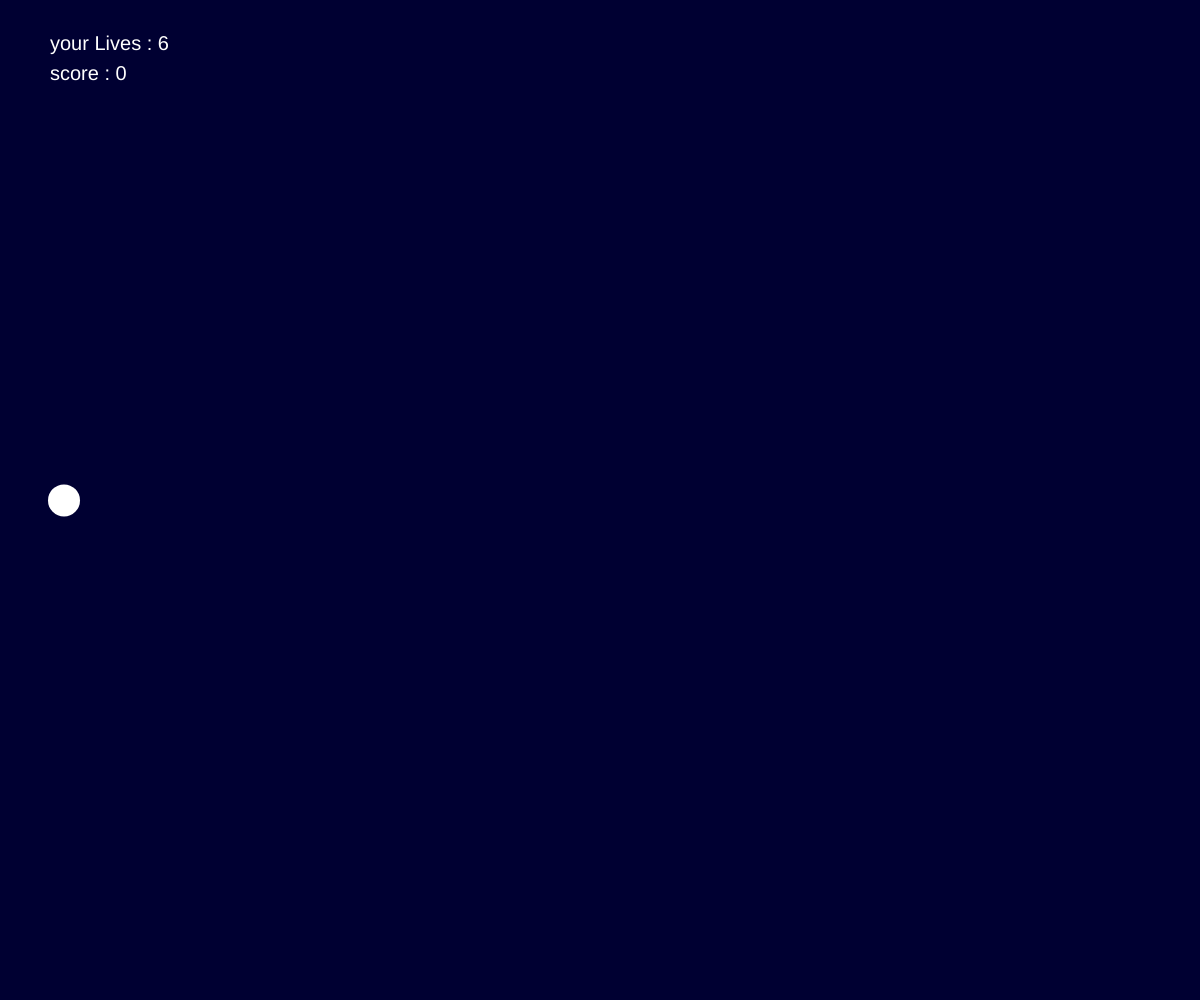
Frame 1 (no input)
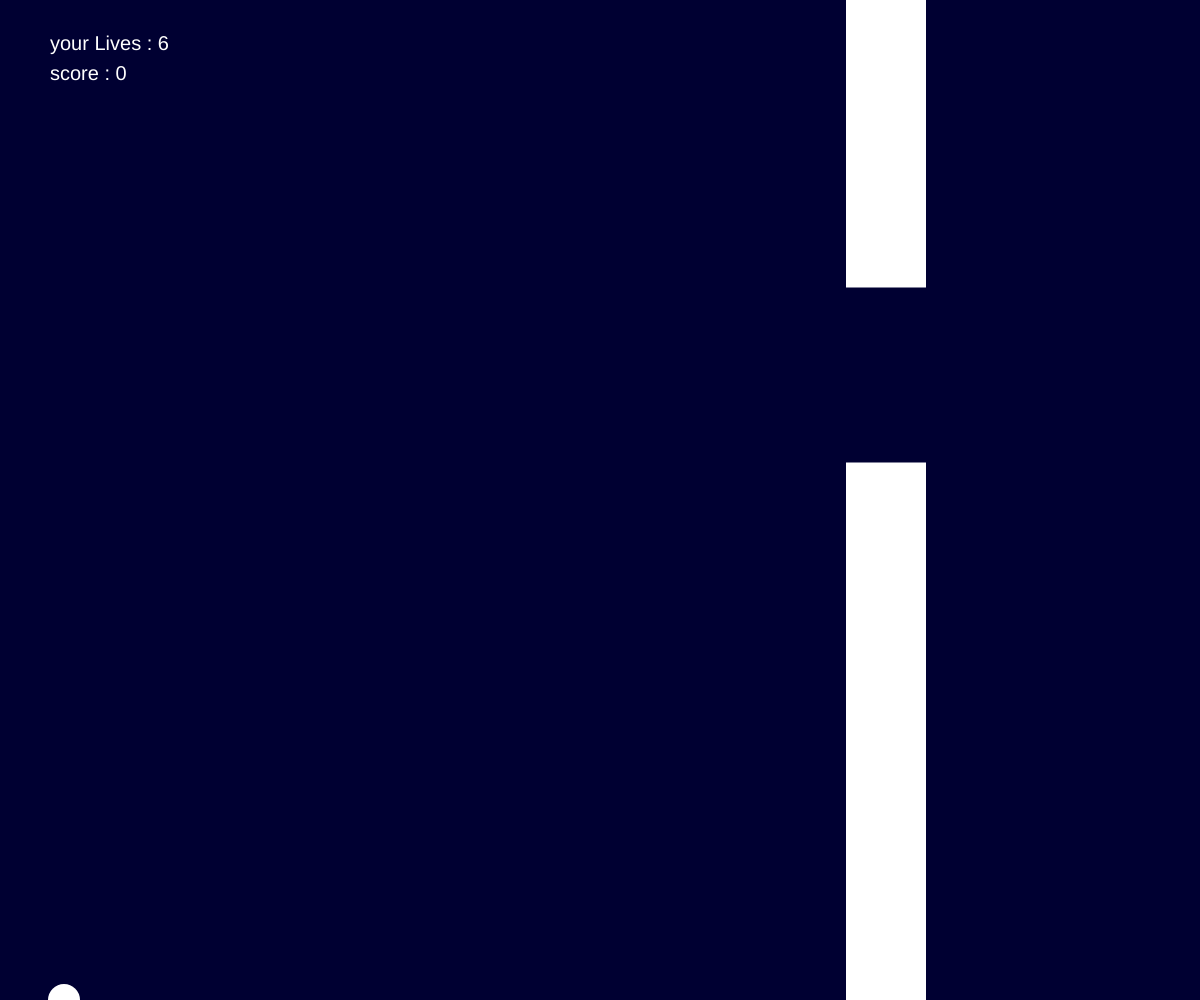
Frame 60 (no input)
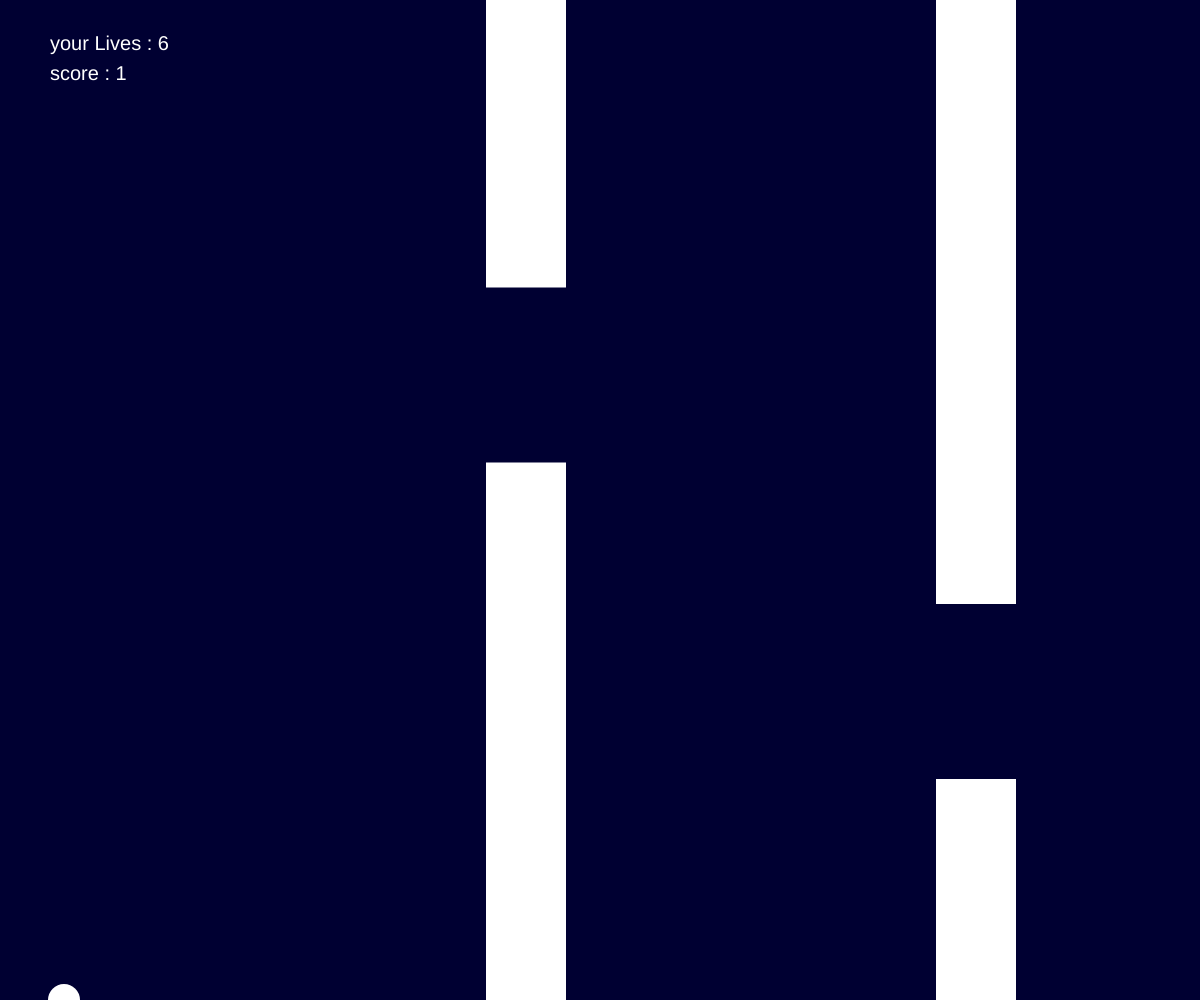
Frame 120 (the mouse pressed at the canvas centre since frame 60)

The p5.js sketch that drew these frames (run headless with seeded random() and noise() and a simulated clock; from frame 60 on, the mouse is pressed at the canvas centre):

// p5.js sketch
// ── sketch.js

//_______________Ball__________
var mode =1; //to End the game when score equal 0
function Ball() {
  this.y = height / 2;
  this.x = 64;

  this.gravity = 0.4;
  this.lift = -10;
  this.velocity = 0;

  this.show = function() {
    fill(255);
    ellipse(this.x, this.y, 32, 32);
  };

  this.up = function() {
    this.velocity += this.lift;
  };

  this.update = function() {
    this.velocity += this.gravity;
    this.y += this.velocity;

    if (this.y > height) {
      this.y = height;
      this.velocity = 0;
    }

    if (this.y < 0) {
      this.y = 0;
      this.velocity = 0;
    }
  };
}

//_______________________________________

//___________________PIPE________________

function Pipe() {
  this.spacing = 175;
  this.top = random(height / 6, (3 / 4) * height);
  this.bottom = height - (this.top + this.spacing);
  this.x = width;
  this.w = 80;
  this.speed = 6;
  this.highlight = false;

  this.hits = function(ball) {
    if (ball.y < this.top || ball.y > height - this.bottom) {
      if (ball.x > this.x && ball.x < this.x + this.w) {

        this.highlight = true;

        return true;
      }
    }

    if(this.highlight == true){
lives--;
    }
    this.highlight = false;
    return false;
  };

  this.show = function() {
    fill(255);
    if (this.highlight) {
      fill(255, 0, 0);
    }
    rect(this.x, 0, this.w, this.top);
    rect(this.x, height - this.bottom, this.w, this.bottom);
  };

  this.update = function() {
    this.x -= this.speed;
  };
  this.offscreen = function() {
    if (this.x < -this.w) {

      return true;
    } else {
      return false;
    }
  };
}
//________________________________________


var lives=6;
var score=0;
var ball;
var pipes = [];
var pipe;
function setup() {
  createCanvas(windowWidth, windowHeight);

  ball = new Ball();
  pipe= new Pipe();
  pipes.push(new Pipe());

}

function draw() {

  background(0,0,50);
  if (mode===1){
  fill(255);
  noStroke();
  textSize(20);
  text(`your Lives : ${floor(lives)}`, 50, 50);
text(`score : ${floor(score)}`, 50, 80);
  if(lives<=0){
    lives=0;
    mode=0;
  }


  for (var i = pipes.length - 1; i >= 0; i--) {
    pipes[i].show();

    pipes[i].update();


    if (pipes[i].hits(ball)) {

      console.log('HIT');


    }

    if (pipes[i].offscreen()) {
      pipes.splice(i, 1);
    }
  }

  ball.update();
  ball.show();

  if (frameCount % 75 == 0) {
    pipes.push(new Pipe());
    score++;

  }
}
else if(mode===0){
  background(0);
  fill(255,0,0);
  noStroke();
  textSize(80);
  text(`Game Over `, windowWidth/3, windowHeight/3);
  fill(255);
  noStroke();
  textSize(20);
  text(`   Press Enter to Start a new game `, windowWidth/2.7, windowHeight/2);
  fill(255);
  noStroke();
  textSize(20);
  text(`Your HighScore is ${score}  `, windowWidth/2.4, windowHeight/1.7);
}
}

function keyPressed() {
  if (key == ' ') {
    ball.up();
  }
  if (key === 'Enter') {
    mode=1;
    lives=6;
    score=0;
  }
}
